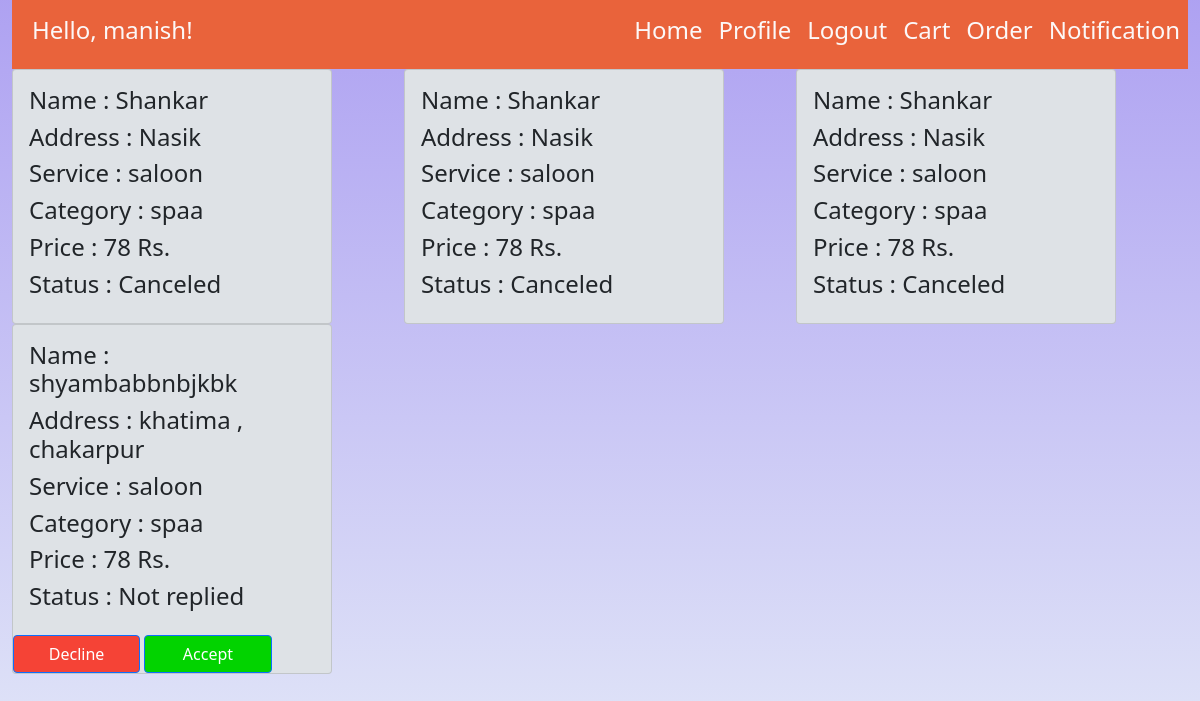
The page /notification (signed in) on the database its author committed.
### user/models.py (models this page shows, shortened)
class Choose(models.Model):
    user_id = models.CharField(max_length=100 )
    emp_id = models.CharField(max_length=100 )
    cart = models.BooleanField(default=True)
    address = models.TextField(blank = True , default = None)
    status = models.TextField(blank = True , default = "Not replied")
    order_date = models.DateTimeField(default=timezone.now)

class Employee(models.Model):
    user_id = models.CharField(max_length=100 , default=None)
    service = models.CharField(max_length=100 )
    name = models.CharField(max_length=100 )
    category = models.CharField(max_length=100 , default=None)
    cost = models.IntegerField(default = 0)
    rating = models.FloatField(default = 4.2)
    description = models.TextField(default = None)
    address = models.TextField(blank = True , default = None)
    image = models.FileField(upload_to = 'user/static/user/image')

### user/view/notification.py (the view)
# urls.py: path('notification' , notification , name = 'notification'),
@login_required(login_url='/login')
def notification(req ):
    user_obj = req.user
    profile_obj = Profile.objects.filter(user = user_obj).first()
    if profile_obj is None:
        return redirect('/login')
    emp_obj = Employee.objects.filter(user_id = user_obj.id).all()
    userlist = []
    for emp in emp_obj:
        order_obj = Choose.objects.filter(emp_id=emp.id , cart = False).all().order_by("-order_date")
        for order in order_obj:
            user_id = order.user_id
            print(user_id)
            user_obj = User.objects.filter(pk = user_id).first()
            print(user_obj)
            name = user_obj.username
            Disc={"name":name,"cost":emp.cost,"category":emp.category,"service":emp.service,"address":order.address,"status":order.status,"orderid":order.id,"datetime":order.order_date}
            userlist.append(Disc)
    userlist = sorted(userlist, key = lambda i: i['datetime'] , reverse=True)
    return render(req , 'user/notification.html' , {"present":len(userlist),"users":userlist})

### user/templates/user/notification.html (shortened to what this page needs)
{% extends 'user/base.html' %}
{% block content %}
{% load static %}
{% if present == 0 %}
    <h2>No Notification</h2>
{% else %}
            <div class="card-group">
                {% for user in users %}
                <div class="col" >
                    <div class="card" style="width: 20rem; background-color:#dee2e6;">
                        <div class="card-body">
                            <h4> Name : {{user.name}}</h4>
                            <h4> Address : {{user.address}}</h4>
                            <h4> Service : {{user.service}}</h4>
                            {% if not user.category == "None" %}
                                <h4> Category : {{user.category}}</h4>
                            {% endif %}
                            <h4> Price : {{user.cost}} Rs.</h4>
                            <h4> Status : {{user.status}}</h4>
                        </div>
                        {% if user.status == "Not replied" %}
                            <span>
                            <a href = "{% url 'decline' order_pk=user.orderid%}" style = " text-decoration: none; color:white" ><button type="button" class="btn btn-primary" style="width:40% ; background-color:#f54336;">Decline</button></a>
                            <a href = "{% url 'accept' order_pk=user.orderid%}" style = "text-decoration: none;   color:white" ><button type="button" class="btn btn-primary" style="width:40% ; background-color:#02d300;">Accept</button></a>
                        {% endif %}
                    </div>
                </div>
                {% endfor %}
            </div>
{% endif %}
{% endblock %}

### user/templates/user/base.html (shortened to what this page needs)
<html>
  <head>
    <link href="https://cdn.jsdelivr.net/npm/bootstrap@5.1.3/dist/css/bootstrap.min.css" rel="stylesheet">
  </head>
  <body style= "min-height: 100%; background-image:  linear-gradient(rgba(140, 122, 236, 0.7),rgba(216, 224, 245, 0.7)),url(images\background-wallpaper.jpg);">
  <div class="container-fluid" >
    <nav class="navbar navbar-expand-lg " style= " background-color: #E9633B">
      <div style="margin-left: 20px; color: rgb(252, 248, 248);">
        <h4>Hello, {{ user.username|default:'Guest' }}! </h4>
      </div>
      <div class="collapse navbar-collapse justify-content-end" >
        <ul class="navbar-nav" >
        <li class="nav-item active" >
            <h4><a class="nav-link" style="color: rgb(252, 248, 248) !important;" href="{% url 'user'%} ">Home </a></h4>
        </li>
      {% if user.is_authenticated %}
        <li class="nav-item active">
            <h4><a class="nav-link" href="{% url 'profile'%} " style="color: rgb(252, 248, 248) !important;">Profile </a></h4>
        </li>
        <li class="nav-item active">
            <h4><a class="nav-link" href="{% url 'logout'%} " style="color: rgb(252, 248, 248) !important;">Logout </a></h4>
        </li>
        <li class="nav-item">
            <h4><a class="nav-link" href="{% url 'cart'%}" style="color: rgb(252, 248, 248) !important;">Cart</a></h4>
        </li>
        <li class="nav-item">
            <h4><a class="nav-link" href="{% url 'order'%}" style="color: rgb(252, 248, 248) !important;">Order</a></h4>
        </li>
        <li class="nav-item">
          <h4><a class="nav-link" href="{% url 'notification'%}" style="color: rgb(252, 248, 248) !important;">Notification</a></h4>
        </li>
        </ul>
      </div>
      {% endif %}
    </nav>
    {% block content %}
    {% endblock %}
  </div>
  </body>
</html>

### rows shown on the page
Choose: address "Nasik", status "Canceled"
Employee: service "saloon" "saloon" "saloon", category "spaa" "spaa" "spaa"
Choose: address "Nasik", status "Canceled"
Choose: address "Nasik", status "Canceled"
Choose: address "khatima , chakarpur", status "Not replied"
Employee: service "saloon", category "spaa"

### other values the page prints
{{ user.username|default:'Guest' }} "manish"
{{ user.name }} "Shankar" "Shankar" "Shankar" "shyambabbnbjkbk"
{{ user.cost }} "78" "78" "78" "78"
